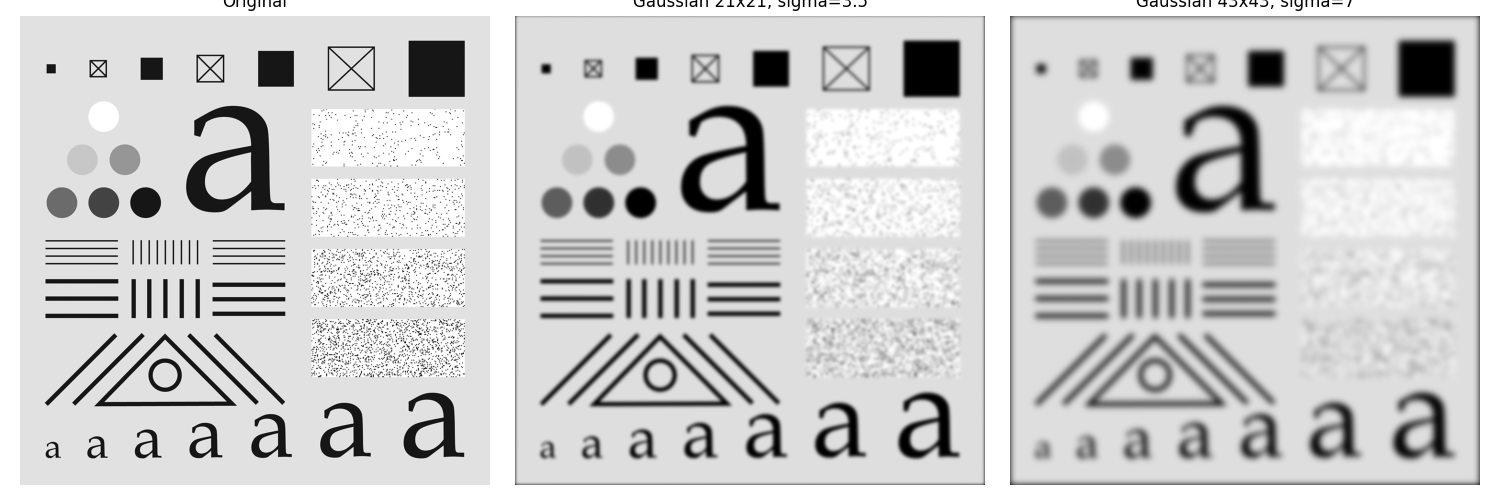

Here is the Python script that generated this plot:

import sys
import os
import numpy as np
import matplotlib.pyplot as plt
from skimage.io import imread
from skimage.util import img_as_float
from scipy.ndimage import correlate
from libDIPUM.gaussiankernel import gaussiankernel
from libDIPUM.data_path import dip_data

# Image loading
img_name = dip_data('testpattern1024.tif')
f = imread(img_name)
if f.ndim == 3: f = f[:,:,0]

f = img_as_float(f)

# 21x21 Gaussian kernel. sig = 3.5
# MATLAB: gaussiankernel(21,'sampled',3.5,1);
# Python: returns (w, S)
# The last argument '1' in MATLAB likely is 'K'.
# My python implementation: args are (sigma, K).
gauss3pt5, S = gaussiankernel(21, 'sampled', 3.5, 1.0)

# Normalize
# gauss3pt5 = gauss3pt5/sum(gauss3pt5(:))
gauss3pt5 = gauss3pt5 / np.sum(gauss3pt5)

# Filter. Default padding is zero padding.
# MATLAB imfilter corresponds to correlation.
# scipy.ndimage.correlate with mode='constant', cval=0.0 corresponds to zero padding.
ggauss3pt5 = correlate(f, gauss3pt5, mode='constant', cval=0.0)

# sig = 7, size 43x43
gauss7, S2 = gaussiankernel(43, 'sampled', 7.0, 1.0)
gauss7 = gauss7 / np.sum(gauss7)

ggauss7 = correlate(f, gauss7, mode='constant', cval=0.0)

# Display
fig, axes = plt.subplots(1, 3, figsize=(15, 5))

axes[0].imshow(f, cmap='gray')
axes[0].set_title('Original')
axes[0].axis('off')

axes[1].imshow(ggauss3pt5, cmap='gray')
axes[1].set_title('Gaussian 21x21, sigma=3.5')
axes[1].axis('off')

axes[2].imshow(ggauss7, cmap='gray')
axes[2].set_title('Gaussian 43x43, sigma=7')
axes[2].axis('off')

plt.tight_layout()
plt.savefig('Figure342.png')
print("Saved Figure342.png")
plt.show()
